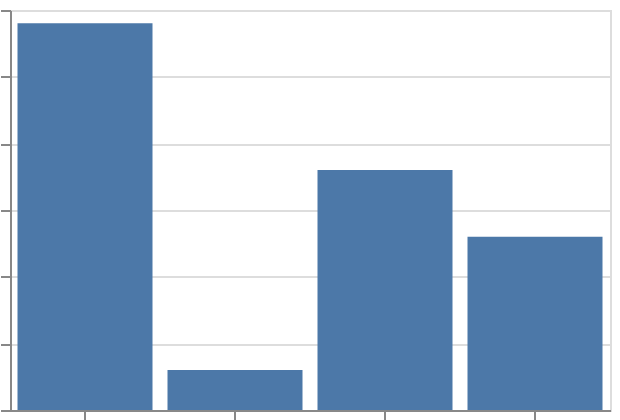

The Vega-Lite source for this figure:
### Vega-Lite specification from a JSON file in a GitHub repository (floating-point values rounded to 4 significant figures)
{"$schema": "https://vega.github.io/schema/vega-lite/v6.json", "padding": 5, "autosize": "none", "width": 300, "height": 200, "data": {"name": "table", "values": [{"c": "C", "x": 5, "y": 3, "v": 7, "g": "p"}, {"c": "A", "x": 6, "y": 1, "v": 7, "g": "q"}, {"c": "A", "x": 8, "y": 10, "v": 9, "g": "p"}, {"c": "A", "x": 2, "y": 7, "v": 10, "g": "q"}, {"c": "D", "x": 8, "y": 2, "v": 1, "g": "p"}, {"c": "D", "x": 10, "y": 10, "v": 11, "g": "q"}, {"c": "B", "x": 8, "y": 7, "v": 9, "g": "p"}, {"c": "A", "x": 2, "y": 11, "v": 8, "g": "q"}, {"c": "B", "x": 3, "y": 11, "v": 1, "g": "p"}, {"c": "D", "x": 1, "y": 1, "v": 11, "g": "q"}]}, "mark": "bar", "encoding": {"x": {"field": "c", "type": "nominal", "sort": {"field": "x", "op": "mean"}}, "y": {"field": "y", "type": "quantitative", "aggregate": "sum"}}}
